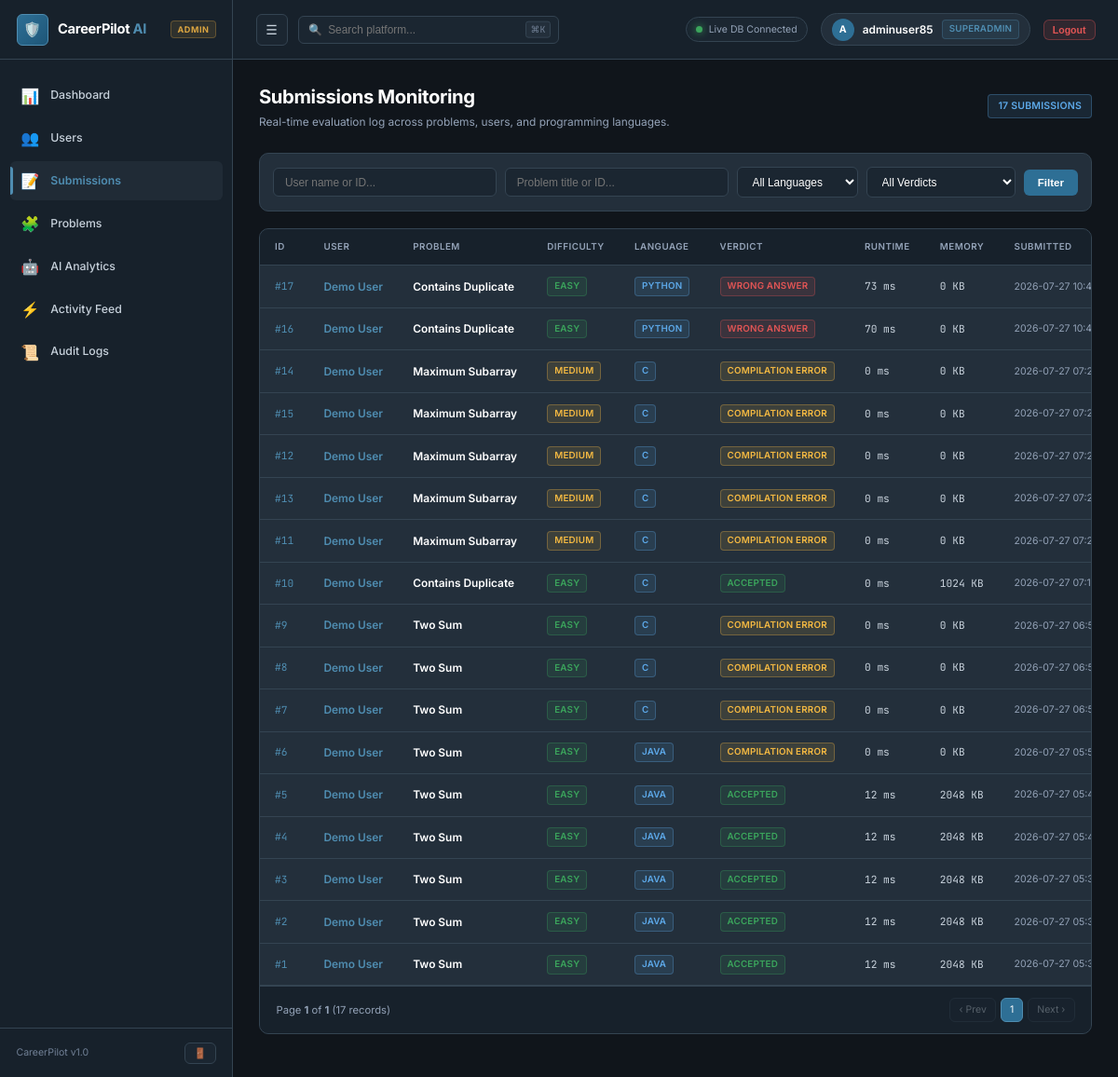
The page /admin/submissions (signed in) on the database its author committed.
### tables this page shows
CREATE TABLE problem_submissions (
                id INTEGER PRIMARY KEY AUTOINCREMENT,
                user_id INTEGER NOT NULL,
                problem_id INTEGER NOT NULL,
                code TEXT NOT NULL,
                language TEXT NOT NULL,
                status TEXT NOT NULL, -- Accepted, Wrong Answer, Time Limit, Runtime Error, etc
                execution_time INTEGER DEFAULT 0, -- in ms
                memory INTEGER DEFAULT 0, -- in KB
                coding_metrics TEXT,      -- JSON of typing speed, keypresses, deletes, reading time
                created_at TEXT DEFAULT CURRENT_TIMESTAMP,
                FOREIGN KEY (problem_id) REFERENCES problems(id) ON DELETE CASCADE
            );

CREATE TABLE users (
    id INTEGER PRIMARY KEY AUTOINCREMENT,
    username TEXT NOT NULL UNIQUE,
    email TEXT NOT NULL UNIQUE,
    password_hash TEXT NOT NULL,
    full_name TEXT DEFAULT '',
    avatar_url TEXT DEFAULT '/static/images/default-avatar.png',
    bio TEXT DEFAULT '',
    phone TEXT DEFAULT '',
    location TEXT DEFAULT '',
    linkedin_url TEXT DEFAULT '',
    github_url TEXT DEFAULT '',
    portfolio_url TEXT DEFAULT '',
    role TEXT DEFAULT 'user' CHECK(role IN ('user', 'admin')),
    is_active INTEGER DEFAULT 1,
    last_login TIMESTAMP,
    created_at TIMESTAMP DEFAULT CURRENT_TIMESTAMP,
    updated_at TIMESTAMP DEFAULT CURRENT_TIMESTAMP
);

CREATE TABLE problems (
                id INTEGER PRIMARY KEY AUTOINCREMENT,
                title TEXT NOT NULL,
                difficulty TEXT NOT NULL, -- Easy, Medium, Hard, Interview, Contest
                topic TEXT NOT NULL,      -- Arrays, Strings, DP, Trees, Graphs, etc
                subtopics TEXT,           -- Comma separated tags
                companies TEXT,           -- Comma separated company names
                constraints TEXT,
                description TEXT NOT NULL,
                examples TEXT,            -- JSON array of example inputs/outputs
                hints TEXT,               -- JSON array of hints (1 to 5)
                editorial TEXT,
                starter_code TEXT,        -- JSON mapping language to starter code
                tags TEXT,
                premium INTEGER DEFAULT 0,
                estimated_time INTEGER DEFAULT 30, -- in minutes
                created_at TEXT DEFAULT CURRENT_TIMESTAMP
            );

### backend/routes/admin.py (the view)
@admin_bp.route('/submissions')
@admin_required
def submissions():
    user_query = request.args.get('user', '').strip()
    problem_query = request.args.get('problem', '').strip()
    language = request.args.get('language', '').strip()
    verdict = request.args.get('verdict', '').strip()
    date_filter = request.args.get('date', '').strip()
    page = request.args.get('page', 1, type=int)
    submissions_list, total_count, total_pages = AdminAnalyticsService.get_submissions_list(
        user_query=user_query,
        problem_query=problem_query,
        language=language,
        verdict=verdict,
        date_filter=date_filter,
        page=page,
        per_page=25
    )
    return render_template(
        'admin/submissions.html',
        submissions=submissions_list,
        total_count=total_count,
        total_pages=total_pages,
        page=page,
        user_query=user_query,
        problem_query=problem_query,
        language=language,
        verdict=verdict,
        date_filter=date_filter
    )

### templates/admin/submissions.html (shortened to what this page needs)
{% extends "admin/layout.html" %}
{% block content %}
<div class="admin-header">
    <div>
        <h1 class="admin-title">Submissions Monitoring</h1>
        <p class="admin-subtitle">Real-time evaluation log across problems, users, and programming languages.</p>
    </div>
    <div>
        <span class="adm-badge adm-badge-info" style="padding: 4px 10px; font-size: 0.75rem;">
            {{ total_count }} Submissions
        </span>
    </div>
</div>
<div class="adm-card" style="margin-bottom: 1.25rem; padding: 1rem;">
    <form method="GET" action="{{ url_for('admin.submissions') }}" class="adm-filter-bar">
        <div style="flex: 1; min-width: 150px;">
            <input type="text" name="user" class="adm-input" placeholder="User name or ID..." value="{{ user_query }}">
        </div>
        <div style="flex: 1; min-width: 150px;">
            <input type="text" name="problem" class="adm-input" placeholder="Problem title or ID..." value="{{ problem_query }}">
        </div>
        <div style="width: 130px;">
            <select name="language" class="adm-select">
                <option value="">All Languages</option>
            </select>
        </div>
        <div style="width: 160px;">
            <select name="verdict" class="adm-select">
                <option value="">All Verdicts</option>
            </select>
        </div>
        <button type="submit" class="adm-btn adm-btn-primary">
            Filter
        </button>
    </form>
</div>
<div class="adm-table-container">
    <div class="adm-table-scroll">
        <table class="adm-table">
            <thead>
                <tr>
                    <th>ID</th>
                    <th>User</th>
                    <th>Problem</th>
                    <th>Difficulty</th>
                    <th>Language</th>
                    <th>Verdict</th>
                    <th>Runtime</th>
                    <th>Memory</th>
                    <th>Submitted</th>
                </tr>
            </thead>
            <tbody>
                {% if submissions %}
                    {% for s in submissions %}
                        <tr>
                            <td class="font-mono" style="font-size: 0.8rem; color: var(--primary-light);">
                                #{{ s.id }}
                            </td>
                            <td>
                                <a href="{{ url_for('admin.user_detail', user_id=s.user_id) }}" style="font-weight: 600;">
                                    {{ s.full_name or s.username or ('User #' ~ s.user_id) }}
                                </a>
                            </td>
                            <td style="font-weight: 600; color: var(--text-primary);">
                                {{ s.problem_title or ('Problem #' ~ s.problem_id) }}
                            </td>
                            <td>
                                <span class="adm-badge {% if s.problem_difficulty == 'Easy' %}adm-badge-success{% elif s.problem_difficulty == 'Medium' %}adm-badge-warning{% else %}adm-badge-danger{% endif %}">
                                    {{ s.problem_difficulty or 'Standard' }}
                                </span>
                            </td>
                            <td>
                                <span class="adm-badge adm-badge-info">{{ (s.language or 'python')|capitalize }}</span>
                            </td>
                            <td>
                                {% if s.status == 'Accepted' %}
                                    <span class="adm-badge adm-badge-success">Accepted</span>
                                {% elif s.status == 'Wrong Answer' %}
                                    <span class="adm-badge adm-badge-danger">Wrong Answer</span>
                                {% elif 'Compilation' in s.status %}
                                    <span class="adm-badge adm-badge-warning">Compilation Error</span>
                                {% elif 'Time Limit' in s.status or 'TLE' in s.status %}
                                    <span class="adm-badge adm-badge-accent">Time Limit</span>
                                {% else %}
                                    <span class="adm-badge adm-badge-danger">{{ s.status }}</span>
                                {% endif %}
                            </td>
                            <td class="font-mono" style="font-size: 0.8rem;">
                                {{ s.execution_time or 0 }} ms
                            </td>
                            <td class="font-mono" style="font-size: 0.8rem;">
                                {{ s.memory or 0 }} KB
                            </td>
                            <td style="font-size: 0.75rem; color: var(--text-tertiary);">
                                {{ (s.created_at or '')[:16] }}
                            </td>
                        </tr>
                    {% endfor %}
                {% else %}
                    <tr>
                        <td colspan="9" style="text-align: center; padding: 2.5rem; color: var(--text-muted);">
                            No submissions found matching your filters.
                        </td>
                    </tr>
                {% endif %}
            </tbody>
        </table>
    </div>
    <div class="adm-pagination">
        <div>
            Page <strong>{{ page }}</strong> of <strong>{{ total_pages }}</strong> ({{ total_count }} records)
        </div>
        <div class="adm-page-controls">
            {% if page > 1 %}
                <a href="{{ url_for('admin.submissions', page=page-1, user=user_query, problem=problem_query, language=language, verdict=verdict) }}" class="adm-page-btn">
                    ‹ Prev
                </a>
            {% else %}
                <span class="adm-page-btn disabled">‹ Prev</span>
            {% endif %}
            {% for p in range(1, total_pages + 1) %}
                {% if p == page %}
                    <span class="adm-page-btn active">{{ p }}</span>
                {% elif p <= 3 or p >= total_pages - 1 or (p >= page - 1 and p <= page + 1) %}
                    <a href="{{ url_for('admin.submissions', page=p, user=user_query, problem=problem_query, language=language, verdict=verdict) }}" class="adm-page-btn">
                        {{ p }}
                    </a>
                {% elif p == 4 or p == total_pages - 2 %}
                    <span class="adm-page-btn disabled">...</span>
                {% endif %}
            {% endfor %}
            {% if page < total_pages %}
                <a href="{{ url_for('admin.submissions', page=page+1, user=user_query, problem=problem_query, language=language, verdict=verdict) }}" class="adm-page-btn">
                    Next ›
                </a>
            {% else %}
                <span class="adm-page-btn disabled">Next ›</span>
            {% endif %}
        </div>
    </div>
</div>
{% endblock %}

### templates/admin/layout.html (shortened to what this page needs)
<!DOCTYPE html>
<html lang="en">
<head>
    <link rel="stylesheet" href="{{ url_for('static', filename='css/admin.css') }}">
</head>
<body class="admin-body">
    <div class="admin-layout">
        <aside class="admin-sidebar" id="adminSidebar">
            <div class="admin-sidebar-header">
                <a href="{{ url_for('admin.dashboard') }}" class="admin-brand">
                    <div class="admin-brand-icon">🛡️</div>
                    <div class="admin-brand-text">
                        CareerPilot <span style="color:var(--primary-light);">AI</span>
                    </div>
                </a>
                <span class="admin-badge-console">Admin</span>
            </div>
            <nav class="admin-nav">
                <a href="{{ url_for('admin.dashboard') }}" class="admin-nav-item {% if request.endpoint == 'admin.dashboard' %}active{% endif %}" title="Dashboard">
                    <span class="admin-nav-icon">📊</span>
                    <span class="admin-nav-label">Dashboard</span>
                </a>
                <a href="{{ url_for('admin.users') }}" class="admin-nav-item {% if 'admin.user' in request.endpoint %}active{% endif %}" title="Users">
                    <span class="admin-nav-icon">👥</span>
                    <span class="admin-nav-label">Users</span>
                </a>
                <a href="{{ url_for('admin.submissions') }}" class="admin-nav-item {% if request.endpoint == 'admin.submissions' %}active{% endif %}" title="Submissions">
                    <span class="admin-nav-icon">📝</span>
                    <span class="admin-nav-label">Submissions</span>
                </a>
                <a href="{{ url_for('admin.problems') }}" class="admin-nav-item {% if request.endpoint == 'admin.problems' %}active{% endif %}" title="Problems">
                    <span class="admin-nav-icon">🧩</span>
                    <span class="admin-nav-label">Problems</span>
                </a>
                <a href="{{ url_for('admin.ai_analytics') }}" class="admin-nav-item {% if request.endpoint == 'admin.ai_analytics' %}active{% endif %}" title="AI Analytics">
                    <span class="admin-nav-icon">🤖</span>
                    <span class="admin-nav-label">AI Analytics</span>
                </a>
                <a href="{{ url_for('admin.activity') }}" class="admin-nav-item {% if request.endpoint == 'admin.activity' %}active{% endif %}" title="Activity Timeline">
                    <span class="admin-nav-icon">⚡</span>
                    <span class="admin-nav-label">Activity Feed</span>
                </a>
                <a href="{{ url_for('admin.audit_logs') }}" class="admin-nav-item {% if request.endpoint == 'admin.audit_logs' %}active{% endif %}" title="Audit Logs">
                    <span class="admin-nav-icon">📜</span>
                    <span class="admin-nav-label">Audit Logs</span>
                </a>
            </nav>
            <div class="admin-sidebar-footer">
                <div class="admin-sidebar-footer-text" style="font-size:0.75rem; color:var(--text-muted);">
                    CareerPilot v1.0
                </div>
                <form action="{{ url_for('admin.logout') }}" method="POST" style="margin:0;">
                    <button type="submit" class="adm-btn adm-btn-secondary adm-btn-sm" title="Sign Out">
                        🚪
                    </button>
                </form>
            </div>
        </aside>
        <div class="admin-main-wrapper">
            <header class="admin-navbar">
                <div class="admin-navbar-left">
                    <button id="sidebarToggleBtn" class="admin-toggle-btn" onclick="toggleSidebar()" aria-label="Toggle Sidebar">
                        ☰
                    </button>
                    <form action="{{ url_for('admin.search') }}" method="GET" class="admin-search-wrapper">
                        <span class="admin-search-icon-left">🔍</span>
                        <input type="text" id="globalSearchInput" name="q" class="admin-search-input" placeholder="Search platform..." value="{{ request.args.get('q', '') }}">
                        <kbd class="admin-search-kbd">⌘K</kbd>
                    </form>
                </div>
                <div class="admin-navbar-right">
                    <div class="admin-status-pill">
                        <span class="admin-status-dot"></span>
                        <span>Live DB Connected</span>
                    </div>
                    <div class="admin-user-pill">
                        <div class="admin-avatar">{{ (session.get('admin_username') or 'A')[:1]|upper }}</div>
                        <span style="font-size:0.85rem; font-weight:600; color:var(--text-primary);">{{ session.get('admin_username') or 'adminuser85' }}</span>
                        <span class="adm-badge adm-badge-primary">SuperAdmin</span>
                    </div>
                    <form action="{{ url_for('admin.logout') }}" method="POST" style="margin:0;">
                        <button type="submit" class="adm-btn adm-btn-danger adm-btn-sm">
                            Logout
                        </button>
                    </form>
                </div>
            </header>
            <main class="admin-content">
                {% block content %}{% endblock %}
            </main>
        </div>
    </div>
</body>
</html>

### rows shown on the page
problem_submissions: id "17", full_name "Demo User", title "Contains Duplicate", difficulty "EASY", language "PYTHON", status "WRONG ANSWER", execution_time "73", memory "0", created_at "2026-07-27…"
problem_submissions: id "16", full_name "Demo User", title "Contains Duplicate", difficulty "EASY", language "PYTHON", status "WRONG ANSWER", execution_time "70", memory "0", created_at "2026-07-27…"
problem_submissions: id "14", full_name "Demo User", title "Maximum Subarray", difficulty "MEDIUM", language "C", shows "COMPILATION ERROR", execution_time "0", memory "0", created_at "2026-07-27…"
problem_submissions: id "15", full_name "Demo User", title "Maximum Subarray", difficulty "MEDIUM", language "C", shows "COMPILATION ERROR", execution_time "0", memory "0", created_at "2026-07-27…"
problem_submissions: id "12", full_name "Demo User", title "Maximum Subarray", difficulty "MEDIUM", language "C", shows "COMPILATION ERROR", execution_time "0", memory "0", created_at "2026-07-27…"
problem_submissions: id "13", full_name "Demo User", title "Maximum Subarray", difficulty "MEDIUM", language "C", shows "COMPILATION ERROR", execution_time "0", memory "0", created_at "2026-07-27…"
problem_submissions: id "11", full_name "Demo User", title "Maximum Subarray", difficulty "MEDIUM", language "C", shows "COMPILATION ERROR", execution_time "0", memory "0", created_at "2026-07-27…"
problem_submissions: id "10", full_name "Demo User", title "Contains Duplicate", difficulty "EASY", language "C", status "ACCEPTED", execution_time "0", memory "1024", created_at "2026-07-27…"
problem_submissions: id "9", full_name "Demo User", title "Two Sum", difficulty "EASY", language "C", shows "COMPILATION ERROR", execution_time "0", memory "0", created_at "2026-07-27…"
problem_submissions: id "8", full_name "Demo User", title "Two Sum", difficulty "EASY", language "C", shows "COMPILATION ERROR", execution_time "0", memory "0", created_at "2026-07-27…"
problem_submissions: id "7", full_name "Demo User", title "Two Sum", difficulty "EASY", language "C", shows "COMPILATION ERROR", execution_time "0", memory "0", created_at "2026-07-27…"
problem_submissions: id "6", full_name "Demo User", title "Two Sum", difficulty "EASY", language "JAVA", shows "COMPILATION ERROR", execution_time "0", memory "0", created_at "2026-07-27…"
problem_submissions: id "5", full_name "Demo User", title "Two Sum", difficulty "EASY", language "JAVA", status "ACCEPTED", execution_time "12", memory "2048", created_at "2026-07-27…"
problem_submissions: id "4", full_name "Demo User", title "Two Sum", difficulty "EASY", language "JAVA", status "ACCEPTED", execution_time "12", memory "2048", created_at "2026-07-27…"
problem_submissions: id "3", full_name "Demo User", title "Two Sum", difficulty "EASY", language "JAVA", status "ACCEPTED", execution_time "12", memory "2048", created_at "2026-07-27…"
problem_submissions: id "2", full_name "Demo User", title "Two Sum", difficulty "EASY", language "JAVA", status "ACCEPTED", execution_time "12", memory "2048", created_at "2026-07-27…"
problem_submissions: id "1", full_name "Demo User", title "Two Sum", difficulty "EASY", language "JAVA", status "ACCEPTED", execution_time "12", memory "2048", created_at "2026-07-27…"

### other values the page prints
{{ (session.get('admin_username') or 'A')[:1]|upper }} "A"
{{ session.get('admin_username') or 'adminuser85' }} "adminuser85"
{{ total_count }} "17"
{{ page }} "1"
{{ total_pages }} "1"
{{ p }} "1"
